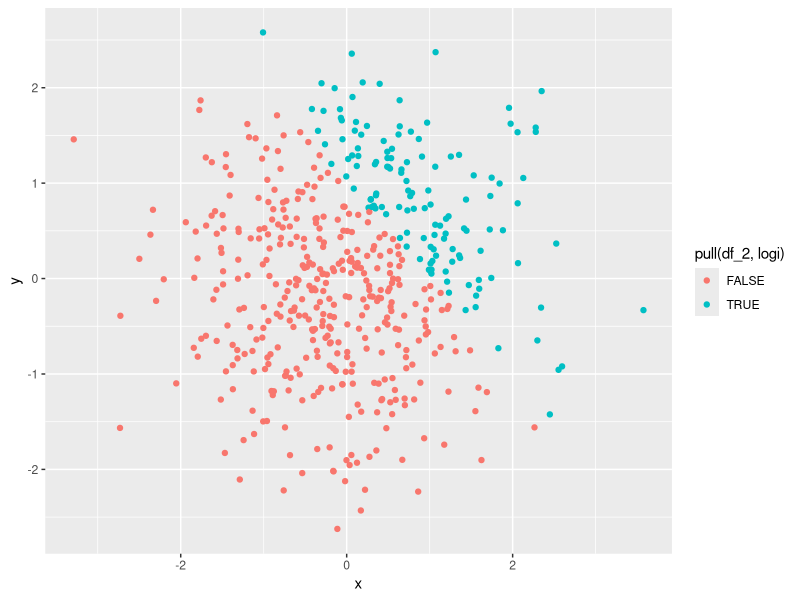
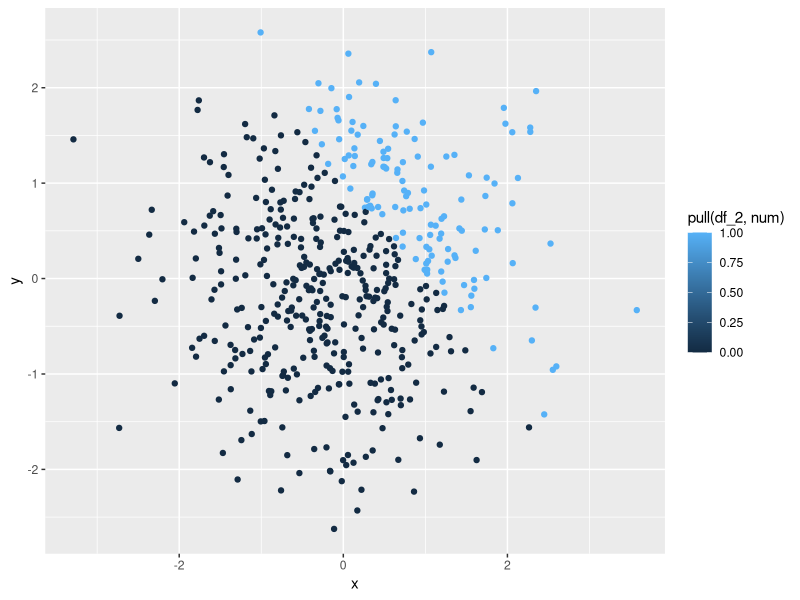
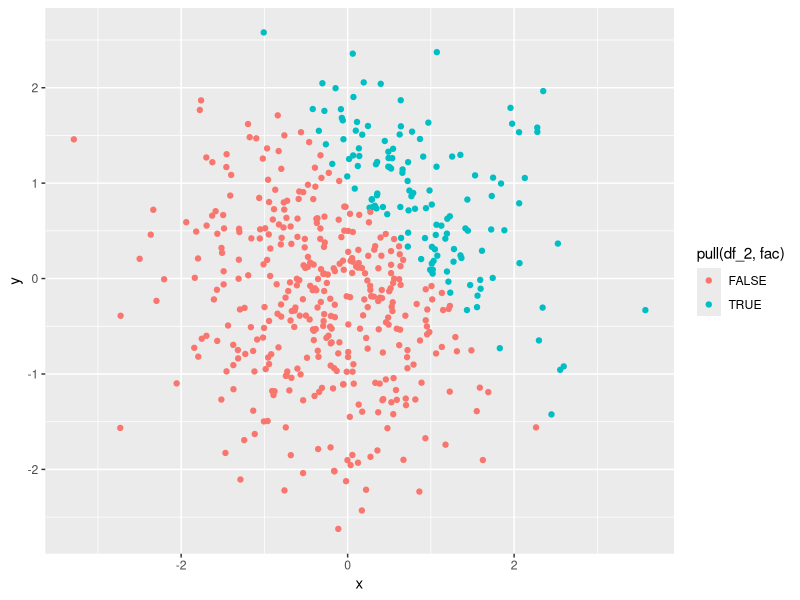
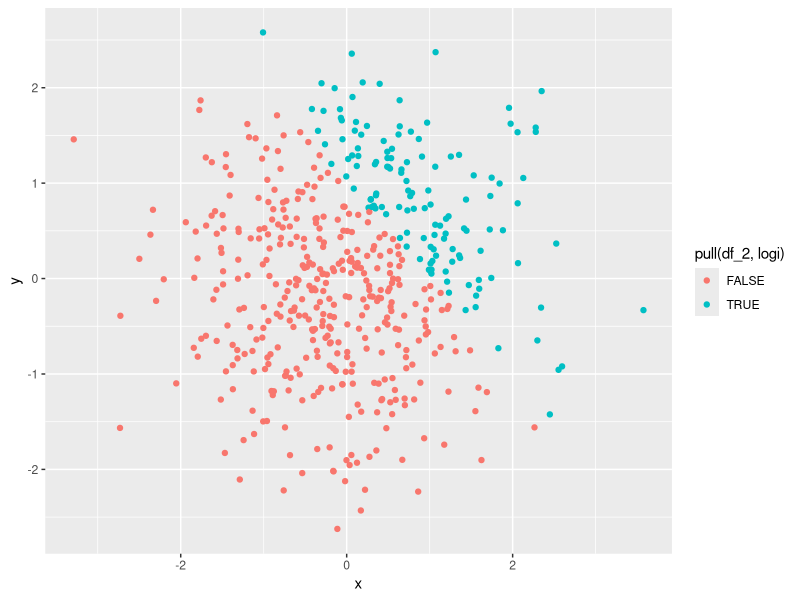

Write R code to recreate these figures, in order.
## ---- chunk 1
library(tidyverse)
## ---- chunk 2
df_1 = tibble(
  norm_samp = rnorm(8),
  norm_samp_pos = norm_samp > 0,
  chara = c("A", "B", "C", "D", "E", "F", "G", "H"),
  fact = factor(c("data", "biostat", "epi", "biostat", "data",
                  "biostat","data","data"), 
                levels = c("data", "epi", "biostat"))
)
## ---- chunk 3
mean(pull(df_1, norm_samp))
mean(pull(df_1, norm_samp_pos))
mean(pull(df_1, chara))
mean(pull(df_1, fact))
## ---- chunk 4
as.numeric(pull(df_1, norm_samp_pos))
as.numeric(pull(df_1, chara))
as.numeric(pull(df_1, fact))
## ---- chunk 5
logic_num <- as.numeric(pull(df_1, norm_samp_pos)) * pull(df_1, norm_samp)
logic_num
logic_fact <- as.factor(pull(df_1, norm_samp_pos)) * pull(df_1, norm_samp)
logic_fact
logic_fact_num <- as.numeric(as.factor(pull(df_1, norm_samp_pos))) * 
  pull(df_1, norm_samp)
logic_fact_num
## ---- chunk 6
df_2 = tibble(
  x = rnorm(500),
  y = rnorm(500),
  logi = x + y > 1,
  num = as.numeric(logi),
  fac = as.factor(logi)
)
## ---- chunk 7
ggplot(df_2, aes(x = x, y = y, color = pull(df_2, logi))) + geom_point()
ggsave("my first scatterplot for HW1.png")
## ---- chunk 8
ggplot(df_2, aes(x = x, y = y, color = pull(df_2, num))) + geom_point()
## ---- chunk 9
ggplot(df_2, aes(x = x, y = y, color = pull(df_2, fac))) + geom_point()
